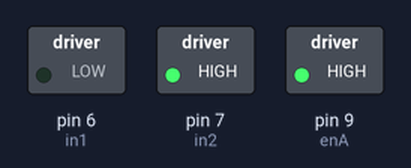
Bench run of a sketch on a simulated Arduino Uno, built with avr-gcc and run on an emulated ATmega328P. On the bench: switched loads named in the sketch (green lamp = pin HIGH). Dashed ring = blinking.

Above: at 0.5 s.
Timing chart, 0 to 4.6 s (numbered marks = the images above):
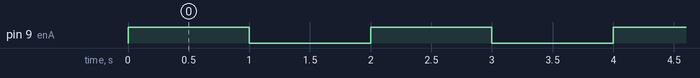

The sketch:

h_bridge_test.ino
```cpp
/*  Arduino DC Motor Control - PWM | H-Bridge | L298N  -  Example 01

    by Dejan Nedelkovski, www.HowToMechatronics.com
*/

#define enA 9
#define in1 6
#define in2 7
#define button 4

int rotDirection = 0;
int pressed = false;

void setup() {
  pinMode(enA, OUTPUT);
  pinMode(in1, OUTPUT);
  pinMode(in2, OUTPUT);
  pinMode(button, INPUT);
  // Set initial rotation direction
  digitalWrite(in1, LOW);
  digitalWrite(in2, HIGH);
}

void loop() {

  /*


  int potValue = analogRead(A0); // Read potentiometer value
  int pwmOutput = map(potValue, 0, 1023, 0 , 255); // Map the potentiometer value from 0 to 255
  analogWrite(enA, pwmOutput); // Send PWM signal to L298N Enable pin

  // Read button - Debounce
  if (digitalRead(button) == true) {
    pressed = !pressed;
  }
  while (digitalRead(button) == true);
  delay(20);

  // If button is pressed - change rotation direction
  if (pressed == true  & rotDirection == 0) {
    digitalWrite(in1, HIGH);
    digitalWrite(in2, LOW);
    rotDirection = 1;
    delay(20);
  }
  // If button is pressed - change rotation direction
  if (pressed == false & rotDirection == 1) {
    digitalWrite(in1, LOW);
    digitalWrite(in2, HIGH);
    rotDirection = 0;
    delay(20);
  }


  */

  digitalWrite(in1,LOW);
  digitalWrite(in2,HIGH);
  analogWrite(enA, 255);

  delay(1000);

  analogWrite(enA, 0);

  delay(1000);


}
```

Measured:
- by itself, pin 9 (enA): alternates HIGH for 1.0 s and LOW for 1.0 s
